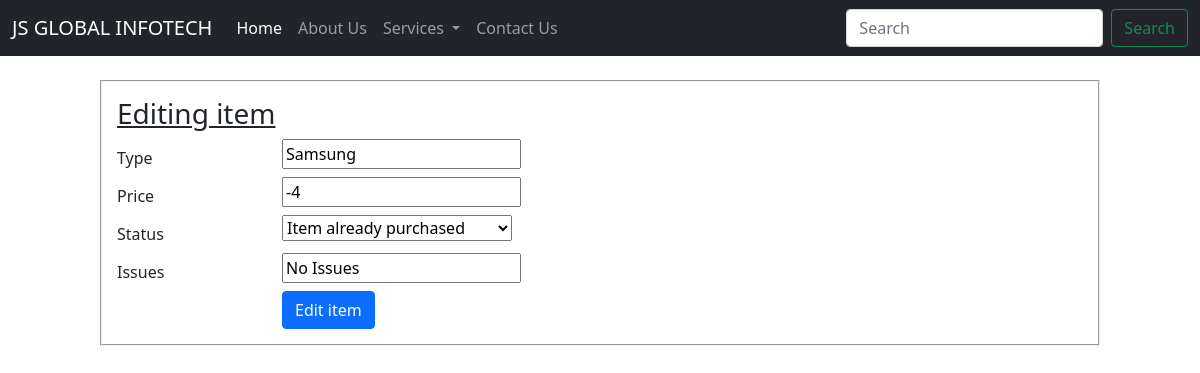
The page /services/hardwares/desktops/edit_item/21 on the database its author committed.
### mysite_inventory/models.py (models this page shows, shortened)
class Device(models.Model):
    type = models.CharField(max_length=200, blank=False)
    price = models.IntegerField()
    choices = (
        ('AVAILABLE', 'Item ready to be purchased'),
        ('SOLD', 'Item already purchased'),
        ('RESTOCKING', 'Item restocking in few days')
    )
    status = models.CharField(max_length=10, choices=choices, default='SOLD')
    issues = models.CharField(max_length=50, default="No Issues")
    class Meta:
        abstract = True

class Desktop(Device):
    pass

### mysite_inventory/views.py (the view)
# urls.py: url(r'^desktops/edit_item/(?P<pk>\d+)$', edit_desktop, name="edit_desktop"),
def edit_desktop(request, pk):
    return edit_item(request, pk, Desktop, DesktopForm)

### mysite_inventory/forms.py
class DesktopForm(forms.ModelForm):
    class Meta:
        model = Desktop
        fields = ('type', 'price', 'status', 'issues')

### mysite_inventory/views.py (called while the page is built)
def edit_item(request, pk, model, cls):
    item = get_object_or_404(model, pk=pk)
    if request.method == "POST":
        form = cls(request.POST, instance=item)
        if form.is_valid():
            form.save()
            return redirect('index')
    else:
        form = cls(instance=item)
        return render(request, 'inv/edit_item.html', {'form': form})

### mysite_inventory/templates/inv/edit_item.html (shortened to what this page needs)
{% extends 'base.html' %} {% block body %} {% load static %}
<link rel="stylesheet" type="text/css" href="{% static '/css/style.css' %}" />
<br />
<div class="container col-md-10 edit_box">
  <form method="POST">
    <h3><u>Editing item</u></h3>
    {% for field in form %}
    <div class="form-group row">
      <label for="id_{{ field.name }}" class="col-2 col-form-label"
        >{{ field.label }}</label
      >
      <div class="col-10">{{ field }}</div>
    </div>
    {% endfor %}
    <div class="form-group row">
      <div class="offset-sm-2 col-sm-6">
        <button type="submit" class="btn btn-primary">Edit item</button>
      </div>
    </div>
  </form>
</div>
{% endblock %}

### static/css/style.css (style rules this page uses)
.edit_box { border-style: groove; border-width: 2px; padding: 15px; }

### rows shown on the page
Desktop: form "Samsung" "-4" "Item already purchased" "No Issues"

### other values the page prints
{{ field.label }} "Type" "Price" "Status" "Issues"
